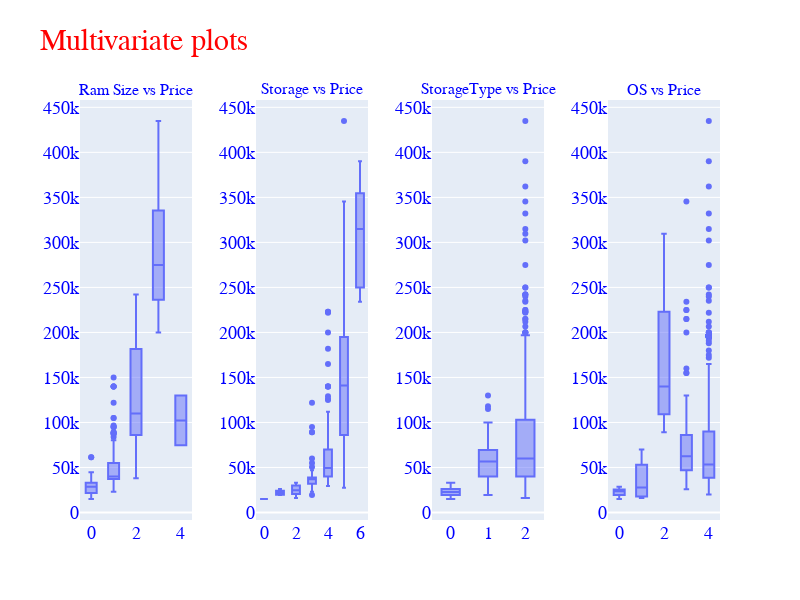

Notebook source saved alongside this figure:
### Code cell
def multivariate_plot():
    fig = make_subplots(rows=1, cols=4, 
                    subplot_titles=("Ram Size vs Price", "Storage vs Price", "StorageType vs Price", "OS vs Price"), 
                    horizontal_spacing=0.1, vertical_spacing=0.2)

    # Create box plots for Ram Size, Storage, StorageType, and OS
    fig.add_trace(px.box(vis, x='ram_size', y='price').data[0], row=1, col=1)
    fig.add_trace(px.box(vis, x='storage', y='price').data[0], row=1, col=2)
    fig.add_trace(px.box(vis, x='storage_type', y='price').data[0], row=1, col=3)
    fig.add_trace(px.box(vis, x='os_type', y='price').data[0], row=1, col=4)

    # Update the layout
    fig.update_layout(height=600, width=800, showlegend=False, font_color="blue", title="Multivariate plots", title_font_size=30, title_font_color="red", font=dict(size=18, family='Arial'))
    fig.show()
multivariate_plot()

### Figure 1 — Plotly figure (JSON) as saved in the notebook; plotly's stock layout.template omitted (floating-point values rounded to 4 significant figures; data arrays with more than 128 entries replaced by an {"elided": "..."} marker saying what was removed)
{"data": [{"alignmentgroup": "True", "hovertemplate": "ram_size=%{x}<br>price=%{y}<extra></extra>", "legendgroup": "", "marker": {"color": "#636efa"}, "name": "", "notched": false, "offsetgroup": "", "orientation": "v", "showlegend": false, "type": "box", "x": {"elided": "720 int values"}, "x0": " ", "xaxis": "x", "y": {"elided": "720 int values"}, "y0": " ", "yaxis": "y"}, {"alignmentgroup": "True", "hovertemplate": "storage=%{x}<br>price=%{y}<extra></extra>", "legendgroup": "", "marker": {"color": "#636efa"}, "name": "", "notched": false, "offsetgroup": "", "orientation": "v", "showlegend": false, "type": "box", "x": {"elided": "720 int values"}, "x0": " ", "xaxis": "x2", "y": {"elided": "720 int values"}, "y0": " ", "yaxis": "y2"}, {"alignmentgroup": "True", "hovertemplate": "storage_type=%{x}<br>price=%{y}<extra></extra>", "legendgroup": "", "marker": {"color": "#636efa"}, "name": "", "notched": false, "offsetgroup": "", "orientation": "v", "showlegend": false, "type": "box", "x": {"elided": "720 int values"}, "x0": " ", "xaxis": "x3", "y": {"elided": "720 int values"}, "y0": " ", "yaxis": "y3"}, {"alignmentgroup": "True", "hovertemplate": "os_type=%{x}<br>price=%{y}<extra></extra>", "legendgroup": "", "marker": {"color": "#636efa"}, "name": "", "notched": false, "offsetgroup": "", "orientation": "v", "showlegend": false, "type": "box", "x": {"elided": "720 int values"}, "x0": " ", "xaxis": "x4", "y": {"elided": "720 int values"}, "y0": " ", "yaxis": "y4"}], "layout": {"annotations": [{"font": {"size": 16}, "showarrow": false, "text": "Ram Size vs Price", "x": 0.0875, "xanchor": "center", "xref": "paper", "y": 1, "yanchor": "bottom", "yref": "paper"}, {"font": {"size": 16}, "showarrow": false, "text": "Storage vs Price", "x": 0.3625, "xanchor": "center", "xref": "paper", "y": 1, "yanchor": "bottom", "yref": "paper"}, {"font": {"size": 16}, "showarrow": false, "text": "StorageType vs Price", "x": 0.6375, "xanchor": "center", "xref": "paper", "y": 1, "yanchor": "bottom", "yref": "paper"}, {"font": {"size": 16}, "showarrow": false, "text": "OS vs Price", "x": 0.9125, "xanchor": "center", "xref": "paper", "y": 1, "yanchor": "bottom", "yref": "paper"}], "font": {"color": "blue", "family": "Arial", "size": 18}, "height": 600, "showlegend": false, "title": {"font": {"color": "red", "size": 30}, "text": "Multivariate plots"}, "width": 800, "xaxis": {"anchor": "y", "domain": [0, 0.175]}, "xaxis2": {"anchor": "y2", "domain": [0.275, 0.45]}, "xaxis3": {"anchor": "y3", "domain": [0.55, 0.725]}, "xaxis4": {"anchor": "y4", "domain": [0.825, 1]}, "yaxis": {"anchor": "x", "domain": [0, 1]}, "yaxis2": {"anchor": "x2", "domain": [0, 1]}, "yaxis3": {"anchor": "x3", "domain": [0, 1]}, "yaxis4": {"anchor": "x4", "domain": [0, 1]}}}
